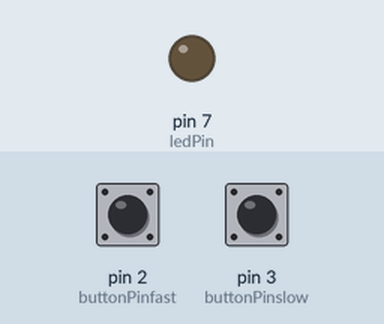
The sketch below on a simulated Arduino Uno, built with avr-gcc and run on an emulated ATmega328P. On the bench: output pins drawn as LEDs (lit = HIGH). Inputs (shaded band) come from the test bench; at power-on: pin 2 (buttonPinfast) LOW, pin 3 (buttonPinslow) LOW.

Above: at 0.7 s.
At 5.2 s:
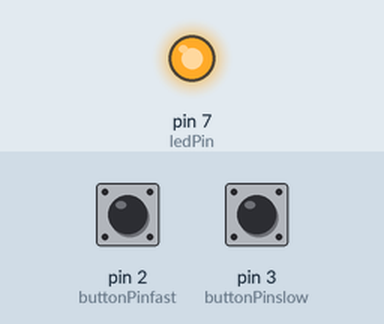
Timing chart, 0 to 6.9 s (numbered marks = the images above):
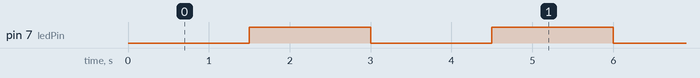

Measured:
- by itself, pin 7 (ledPin): alternates HIGH for 1.5 s and LOW for 1.5 s

The sketch:

Lab5_blinkFortereOGSaktereoppg.2_3.ino
```cpp
/*
Use interrupt on a button so the light will blink faster and faster for each push,
and an interrupt on another button so the LED will blink slower and slower
*/

const int ledPin = 7;
const int buttonPinfast = 2;  //ikke alle pins interrupt virker på 2, 3, 18, 19, 20, 21
const int buttonPinslow = 3;
volatile bool ledState = HIGH;
volatile long i = 1500;

void setup() {
  pinMode(ledPin, OUTPUT);
  pinMode(buttonPinfast, INPUT);
  pinMode(buttonPinslow, INPUT);
  attachInterrupt(digitalPinToInterrupt(buttonPinfast), blinkFast, RISING);
  attachInterrupt(digitalPinToInterrupt(buttonPinslow), blinkSlow, RISING);
}

void loop() {
    digitalWrite(ledPin, LOW);
    delay(i);
    digitalWrite(ledPin, HIGH);
    delay(i);
}


void blinkFast() {
    i-=round(i*0.1);
}

void blinkSlow() {
    i+=round(i*0.1);
}
```
